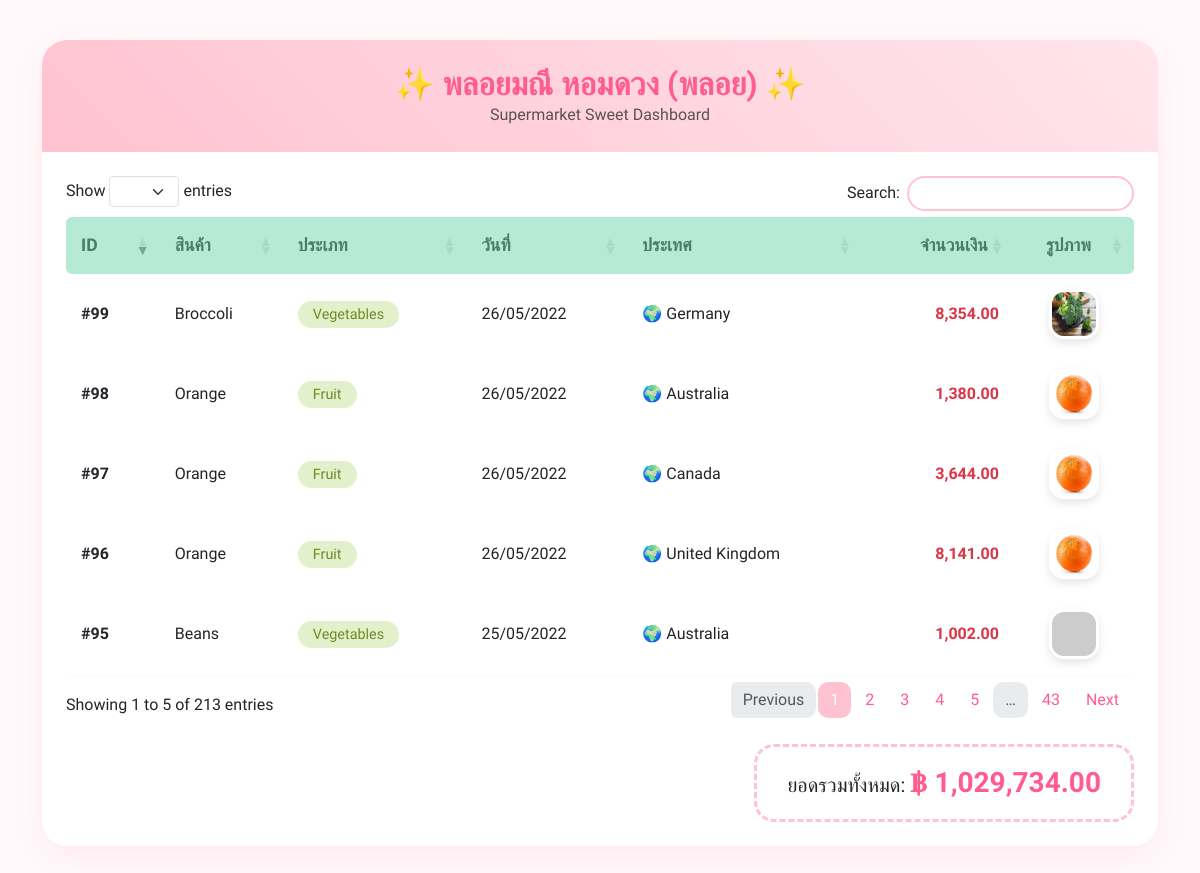
The app's page /g/c.php with its own data.
### tables this page shows
CREATE TABLE `popsupermarket` (
  `p_order_id` int(11) NOT NULL,
  `p_product_name` varchar(100) NOT NULL,
  `p_category` varchar(100) NOT NULL,
  `p_date` date NOT NULL,
  `p_country` varchar(100) NOT NULL,
  `p_amount` int(9) NOT NULL
);

### g/c.php (the view, shortened to what this page needs)
<!doctype html>
<html lang="th">
<head>
    <link href="https://cdn.jsdelivr.net/npm/bootstrap@5.3.0/dist/css/bootstrap.min.css" rel="stylesheet">
    <link href="https://cdn.datatables.net/1.13.7/css/dataTables.bootstrap5.min.css" rel="stylesheet">
</head>
<body>
<div class="container mb-5">
    <div class="card">
        <div class="card-header">
            <h2>✨ พลอยมณี หอมดวง (พลอย) ✨</h2>
            <p class="mb-0 text-muted">Supermarket Sweet Dashboard</p>
        </div>
        <div class="card-body bg-white p-4">
            <div class="table-responsive">
                <table id="popTable" class="table table-hover" style="width:100%">
                    <thead>
                        <tr>
                            <th class="rounded-start">ID</th>
                            <th>สินค้า</th>
                            <th>ประเภท</th>
                            <th>วันที่</th>
                            <th>ประเทศ</th>
                            <th class="text-end">จำนวนเงิน</th>
                            <th class="text-center rounded-end">รูปภาพ</th>
                        </tr>
                    </thead>
                    <tbody>
                        <?php
                            include_once("connectdb.php");
                            $sql = "SELECT * FROM popsupermarket";
                            $rs = mysqli_query($conn, $sql);
                            $total = 0;
                            while ($data = mysqli_fetch_array($rs)) {
                                $total += $data['p_amount'];
                        ?>
                        <tr>
                            <td class="fw-bold">#<?php echo $data['p_order_id']; ?></td>
                            <td><?php echo $data['p_product_name']; ?></td>
                            <td><span class="badge-pill"><?php echo $data['p_category']; ?></span></td>
                            <td><?php echo date('d/m/Y', strtotime($data['p_date'])); ?></td>
                            <td>🌍 <?php echo $data['p_country']; ?></td>
                            <td class="text-end fw-bold text-danger"><?php echo number_format($data['p_amount'], 2); ?></td>
                            <td class="text-center">
                                <img src="<?php echo $data['p_product_name']; ?>.jpg"
                                     class="img-thumb"
                                     width="50" height="50"
                                     onerror="this.src='https://via.placeholder.com/50/FFC2D1/FFFFFF?text=🛍️'">
                            </td>
                        </tr>
                        <?php } ?>
                    </tbody>
                </table>
            </div>
            <div class="text-end mt-4">
                <div class="total-box">
                    <span class="fs-5">ยอดรวมทั้งหมด: </span>
                    <span class="fs-3 fw-bold" style="color: #ff5d8f;">฿ <?php echo number_format($total, 2); ?></span>
                </div>
            </div>
        </div>
    </div>
</div>
</body>
</html>

### g/c.php (style rules this page uses)
:root { --bg-pastel: #fff9fb; --primary-pastel: #ffc2d1; --secondary-pastel: #e2f0cb; --accent-pastel: #b5ead7; --text-soft: #6d6d6d; }
body { background-color: var(--bg-pastel); font-family: 'Itim', cursive; color: var(--text-soft); padding-top: 40px; }
.card { border: none; border-radius: 25px; box-shadow: 0 10px 30px rgba(255, 182, 193, 0.2); overflow: hidden; }
.card-header { background: linear-gradient(45deg, #ffc2d1, #ffe5ec) !important; border-bottom: none; padding: 25px; text-align: center; }
.card-header h2 { color: #ff5d8f; margin: 0; font-weight: bold; }
.table { border-collapse: separate; border-spacing: 0 8px; }
.table thead th { background-color: #b5ead7 !important; color: #4a7c6a; border: none; padding: 15px; font-size: 1.1rem; }
.table tbody tr { background-color: white; box-shadow: 0 2px 5px rgba(0,0,0,0.02); transition: all 0.3s ease; }
.table td { vertical-align: middle; border: none; padding: 15px; }
.img-thumb { border-radius: 15px; border: 3px solid #fff; box-shadow: 0 4px 8px rgba(0,0,0,0.1); }
.badge-pill { background-color: #e2f0cb; color: #6b8e23; border-radius: 20px; padding: 5px 15px; font-size: 0.9rem; }
.total-box { background: #fff; border: 3px dashed #ffc2d1; border-radius: 20px; padding: 15px 30px; display: inline-block; }

### records on screen
popsupermarket: p_order_id "95", p_product_name "Beans", p_category "Vegetables", p_date "25/05/2022", p_country "Australia", p_amount "1,002.00"
popsupermarket: p_order_id "96", p_product_name "Orange", p_category "Fruit", p_date "26/05/2022", p_country "United Kingdom", p_amount "8,141.00", p_product_name (picture)
popsupermarket: p_order_id "97", p_product_name "Orange", p_category "Fruit", p_date "26/05/2022", p_country "Canada", p_amount "3,644.00", p_product_name (picture)
popsupermarket: p_order_id "98", p_product_name "Orange", p_category "Fruit", p_date "26/05/2022", p_country "Australia", p_amount "1,380.00", p_product_name (picture)
popsupermarket: p_order_id "99", p_product_name "Broccoli", p_category "Vegetables", p_date "26/05/2022", p_country "Germany", p_amount "8,354.00", p_product_name (picture)

### other values on screen
$total "1,029,734.00"
